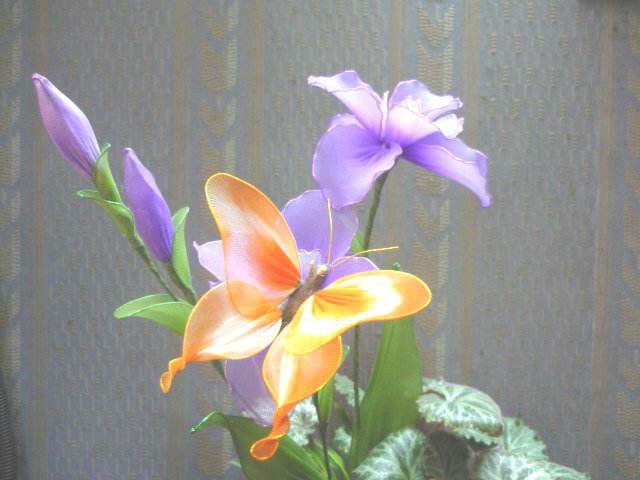
#> input picture datas/f4.jpg, 640 x 480 px
$ jupyter execute '31-小波滤波.ipynb'   (shell and % lines are left out)
#> lines starting #> are read from the running program, lines starting #| are printed output that depends on the picture; after the words box and inside, x2 and y2 are one past the last pixel; in counts of white or black regions, pixels touching at a corner belong together
# 小波滤波

[cell 1]
#coding:utf-8
import numpy as np
import scipy
from scipy.special import comb
import matplotlib.pyplot as plt
import cv2
from scipy import stats
import scipy.ndimage.filters as nd_filters
import time
from numpy.linalg import cholesky
import scipy.signal as signal
import pywt

[cell 2]
gray = cv2.imread('../../datas/f4.jpg',0)
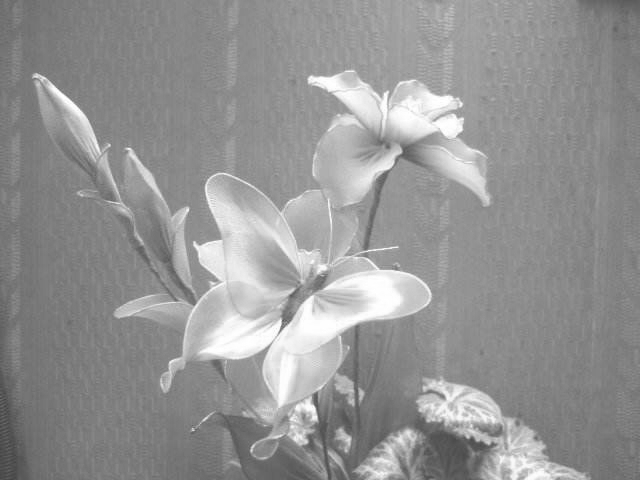
#> gray: shape (480, 640); min 66, max 255, mean 147.9
rgb = cv2.cvtColor(cv2.imread('../../datas/f4.jpg'),cv2.COLOR_BGR2RGB)
rows,cols,ch = rgb.shape
#> rows = 480; cols = 640; ch = 3

[cell 3]
def noise_gaussian(M,N,a = 0,b=1):
    R = a + b * np.random.randn(M,N)
    return R

[cell 4]
def noise_pepper(img,a):
#> called with a = 0.01
    m,n = img.shape[0],img.shape[1]
#> m = 480; n = 640
    R = np.random.randn(m,n)
    dst = np.zeros(img.shape,dtype=np.float64)
    rgb = np.float64(img)
#> rgb: shape (480, 640) float64
#     df_R = DataFrame(R)
    idx = R <= a
    dst[idx] = rgb[idx]
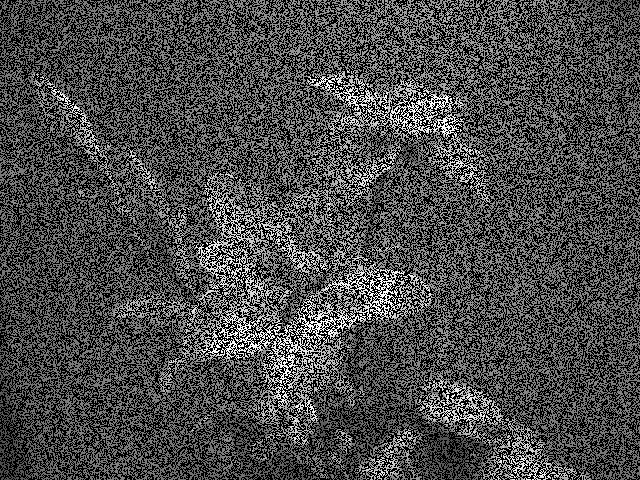
#> dst: shape (480, 640) float64; min 0, max 255, mean 74.5
    return dst

[cell 5]
src_noise_pepper = noise_pepper(gray,0.01)
noise = noise_gaussian(rows,cols,a=0,b=0.1)
src_noise_gray = gray.astype(np.float32) + noise * 255
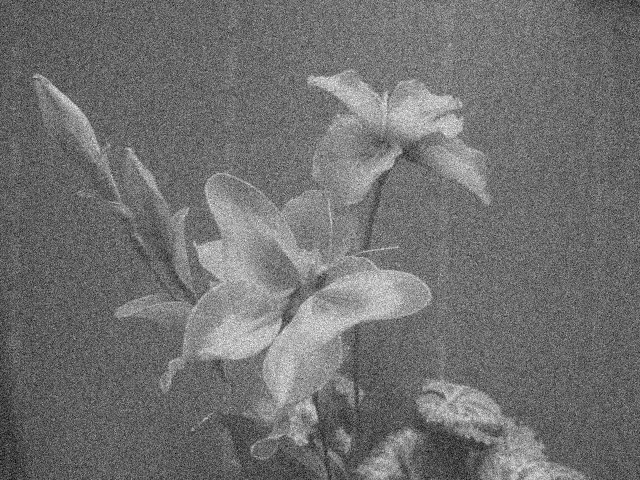
#> src_noise_gray: shape (480, 640) float64; min -6.83, max 342.9, mean 148; drawn with min black and max white
src_noise_gray[src_noise_gray < 0] = 0
#> src_noise_gray: shape (480, 640) float64; under 0.01% of pixels changed, all inside (x1, y1, x2, y2) = (15, 453, 306, 473)
src_noise_gray[src_noise_gray > 255] = 255
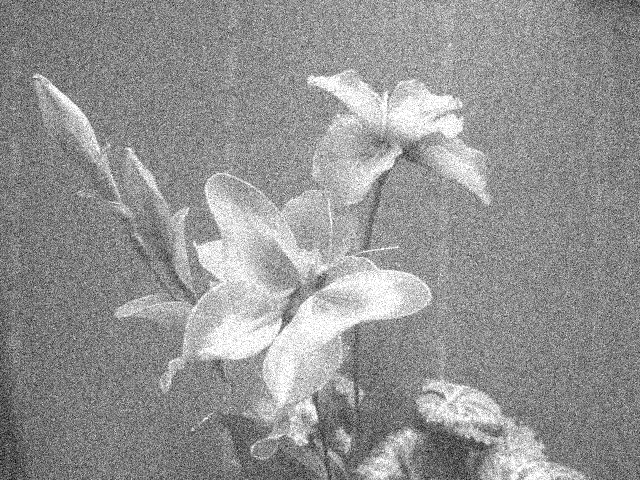
#> src_noise_gray: shape (480, 640) float64; min 0, max 255, mean 147.7
src_noise_gray = src_noise_gray.astype(np.uint8)

[cell 6]
def w2d(img, mode='haar', level=1):
#> called with mode = 'db1', level = 8
    imArray = img
    #Datatype conversions
    #convert to grayscale
#     imArray = cv2.cvtColor( imArray,cv2.COLOR_RGB2GRAY )
    #convert to float
    imArray =  np.float32(imArray)
    imArray /= 255;
    # compute coefficients
    coeffs=pywt.wavedec2(imArray, mode, level=level)
#> coeffs = 9 items

    #Process Coefficients
    coeffs_H=list(coeffs)
#> coeffs_H = 9 items
    coeffs_H[0] *= 0;

    # reconstruction
    imArray_H=pywt.waverec2(coeffs_H, mode);
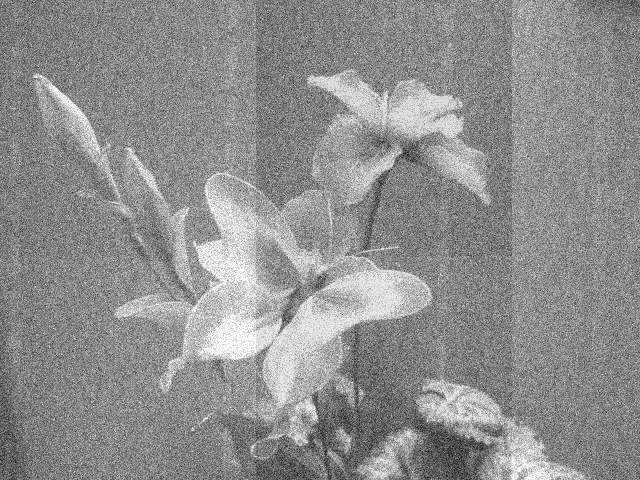
#> imArray_H: shape (480, 640) float32; min -0.611, max 0.481, mean 0.00391; drawn with min black and max white
    imArray_H *= 255;
    imArray_H[imArray_H < 0] = 0
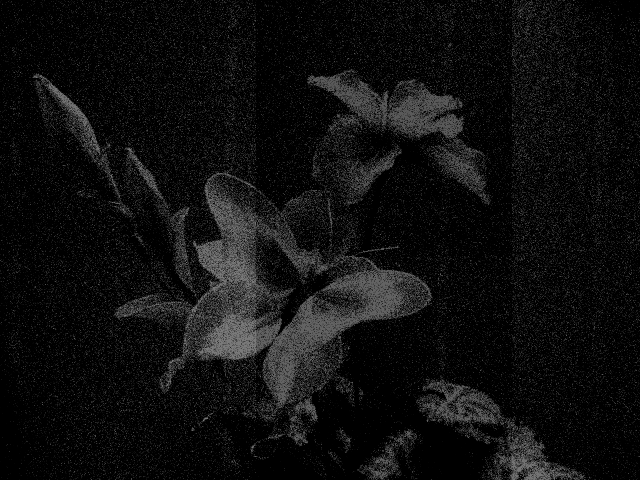
#> imArray_H: shape (480, 640) float32; min 0, max 122.6, mean 15.5
    imArray_H[imArray_H > 255] = 255
    imArray_H =  np.uint8(imArray_H)
    #Display result
    return imArray_H

$ run again, with datas/f1.jpg copied over datas/f4.jpg
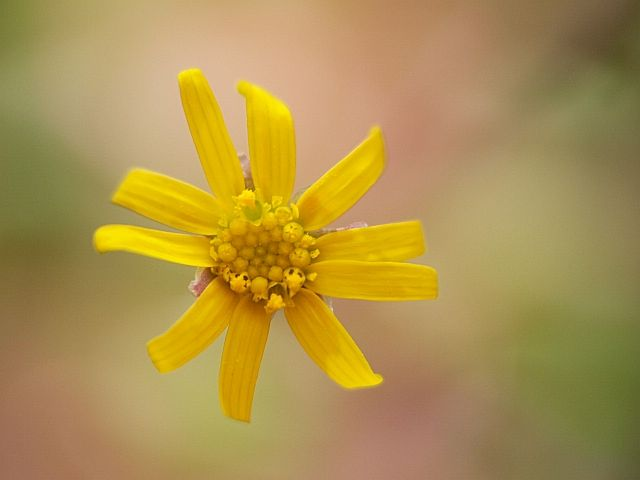
#> input picture datas/f1.jpg, 640 x 480 px
#> `src_noise_gray = src_noise_gray.astype(np.uint8)`:
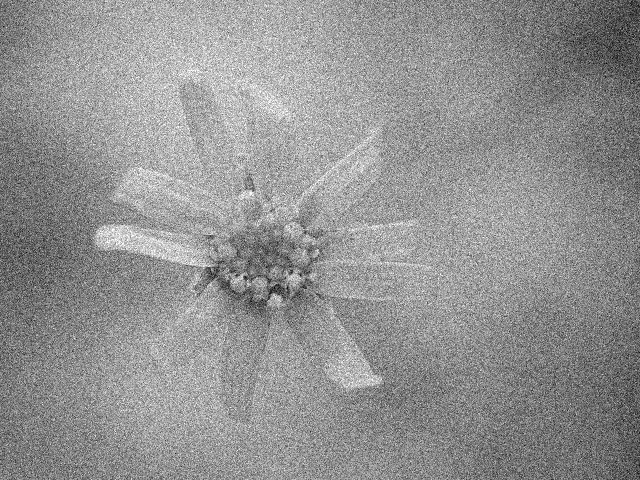
#> src_noise_gray: shape (480, 640); min 0, max 255, mean 145.9
#> coeffs = 9 items
#> in w2d, `imArray_H[imArray_H < 0] = 0`:
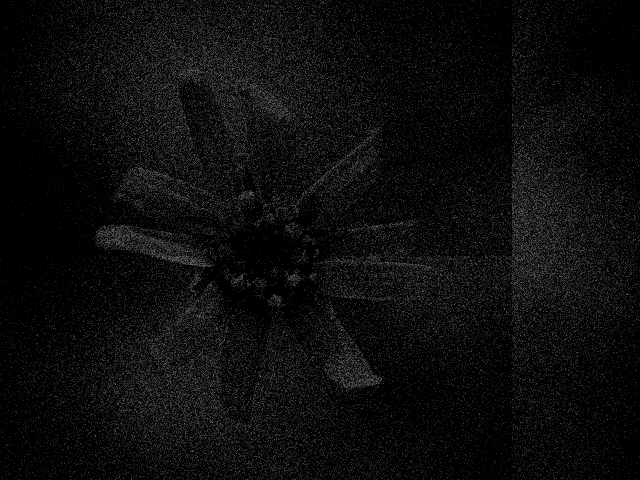
#> imArray_H: shape (480, 640) float32; min 0, max 123.7, mean 13

$ run again, with datas/f3.jpg copied over datas/f4.jpg
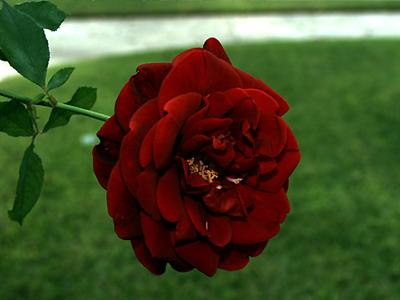
#> input picture datas/f3.jpg, 400 x 300 px
#> `src_noise_gray[src_noise_gray > 255] = 255`:
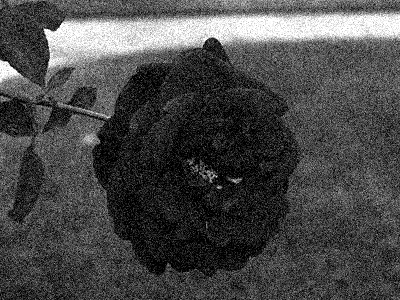
#> src_noise_gray: shape (300, 400) float64; min 0, max 255, mean 73
#> coeffs = 9 items
#> in w2d, `imArray_H[imArray_H < 0] = 0`:
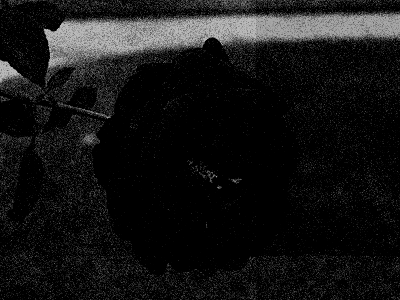
#> imArray_H: shape (300, 400) float32; min 0, max 185.2, mean 21
